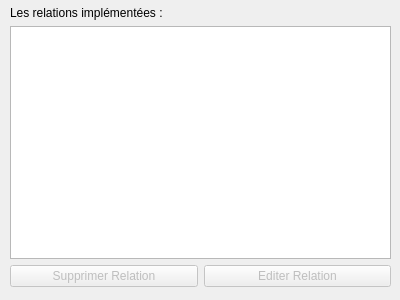
<?xml version="1.0" encoding="UTF-8"?>
<ui version="4.0">
 <class>QManageRelation</class>
 <widget class="QDialog" name="QManageRelation">
  <property name="enabled">
   <bool>true</bool>
  </property>
  <property name="geometry">
   <rect>
    <x>0</x>
    <y>0</y>
    <width>400</width>
    <height>300</height>
   </rect>
  </property>
  <property name="windowTitle">
   <string>Dialog</string>
  </property>
  <widget class="QWidget" name="verticalLayoutWidget">
   <property name="geometry">
    <rect>
     <x>10</x>
     <y>6</y>
     <width>381</width>
     <height>281</height>
    </rect>
   </property>
   <layout class="QVBoxLayout" name="verticalLayout">
    <item>
     <widget class="QLabel" name="label">
      <property name="text">
       <string>Les relations implémentées :</string>
      </property>
     </widget>
    </item>
    <item>
     <widget class="QTableView" name="RelationView">
      <property name="editTriggers">
       <set>QAbstractItemView::NoEditTriggers</set>
      </property>
      <property name="selectionMode">
       <enum>QAbstractItemView::SingleSelection</enum>
      </property>
      <property name="selectionBehavior">
       <enum>QAbstractItemView::SelectRows</enum>
      </property>
      <property name="textElideMode">
       <enum>Qt::ElideLeft</enum>
      </property>
      <property name="showGrid">
       <bool>false</bool>
      </property>
      <attribute name="horizontalHeaderVisible">
       <bool>false</bool>
      </attribute>
      <attribute name="verticalHeaderVisible">
       <bool>false</bool>
      </attribute>
     </widget>
    </item>
    <item>
     <layout class="QHBoxLayout" name="horizontalLayout">
      <item>
       <widget class="QPushButton" name="remove">
        <property name="enabled">
         <bool>false</bool>
        </property>
        <property name="text">
         <string>Supprimer Relation</string>
        </property>
        <property name="checkable">
         <bool>true</bool>
        </property>
       </widget>
      </item>
      <item>
       <widget class="QPushButton" name="show">
        <property name="enabled">
         <bool>false</bool>
        </property>
        <property name="text">
         <string>Editer Relation</string>
        </property>
       </widget>
      </item>
     </layout>
    </item>
   </layout>
  </widget>
 </widget>
 <resources/>
 <connections/>
</ui>
